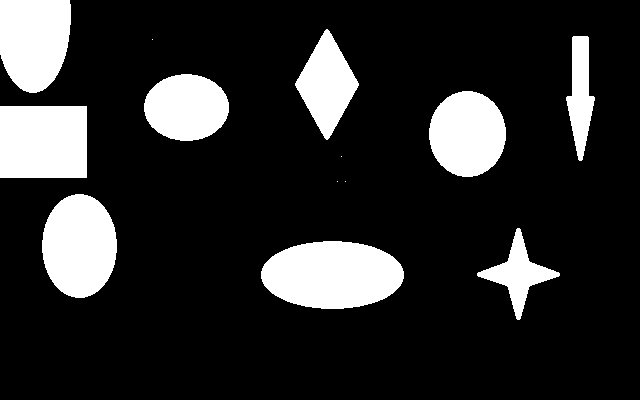
#> input picture Data/test1.png, 640 x 400 px
$ python try1.py   (Python 2 division)   (older library calls are emulated)
#> lines starting #> are read from the running program, lines starting #| are printed output that depends on the picture; after the words box and inside, x2 and y2 are one past the last pixel; in counts of white or black regions, pixels touching at a corner belong together
from skimage import measure
try:
    from skimage import filters
except ImportError:
    from skimage import filter as filters
import matplotlib.pyplot as plt
import numpy as np
import cv2
import os
n = 12
l = 256
np.random.seed(1)
im = np.zeros((l, l))
points = l * np.random.random((2, n ** 2))
im[(points[0]).astype(np.int), (points[1]).astype(np.int)] = 1
im = filters.gaussian_filter(im, sigma= l / (4. * n))
blobs = im > 0.7 * im.mean()
path = os.path.join('..', 'Data', 'test1.png')
img = cv2.imread(path)
#> img is the input picture: shape (400, 640, 3); 16.9% white; 13 white regions (4 under 20 px), largest, box (x1, y1, x2, y2) and area: (261, 241, 404, 309) 7645, (0, 106, 87, 178) 6264, (42, 194, 117, 298) 6112
# Converting to binary image
img = cv2.cvtColor(img, cv2.COLOR_RGB2GRAY)
ret, thresh = cv2.threshold(img, 127, 255, cv2.THRESH_BINARY)

all_labels = measure.label(thresh)
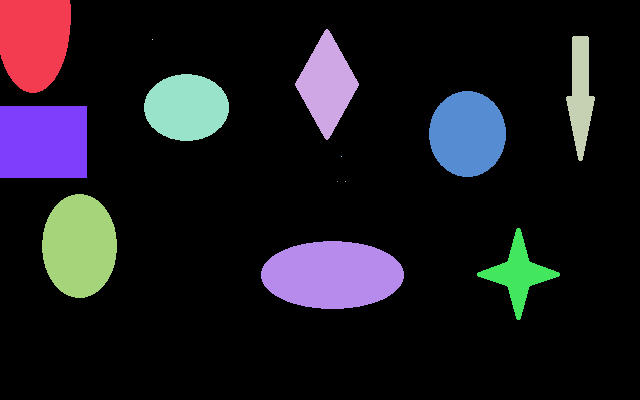
#> all_labels: shape (400, 640) int64; 14 distinct labels, from 0 to 13; one colour per label, 0 black
blobs_labels = measure.label(thresh, background=0)
print all_labels.max()
#| 13
plt.figure(figsize=(9, 3.5))
plt.subplot(131)
plt.imshow(img, cmap='gray')
plt.axis('off')
plt.subplot(132)
plt.imshow(all_labels, cmap='spectral')
plt.axis('off')
plt.subplot(133)
plt.imshow(blobs_labels, cmap='spectral')
plt.axis('off')

plt.tight_layout()
plt.show()
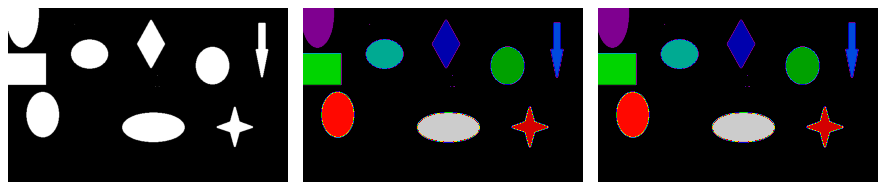
#> figure drawn by matplotlib, 3 panels
